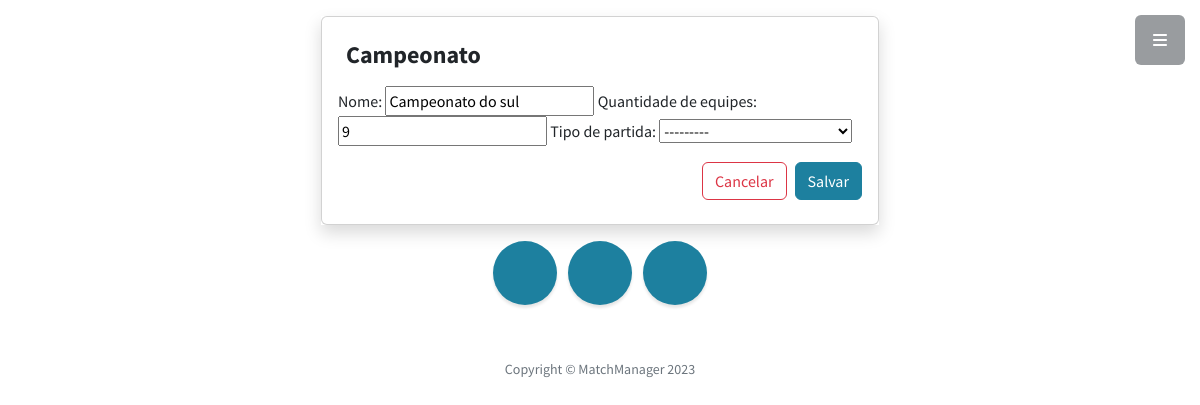
/campeonatos/editar/1/, run on an earlier commit of the app's database.
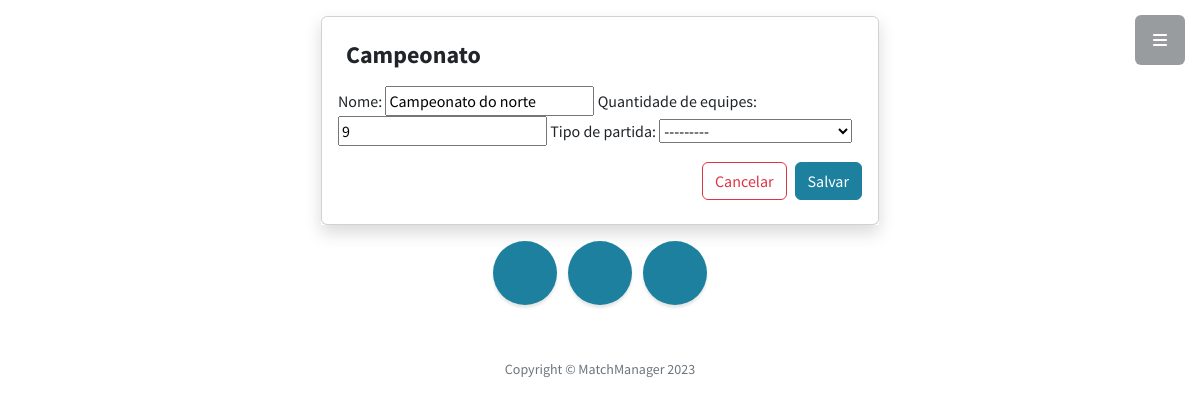
And on a later commit of the database.
### Campeonato/models.py (models this page shows, shortened)
class Campeonato(models.Model):
    TIPOS =(
        ("1", "Ponto Corrido"),
        ("2", "Mata-Mata"),
        ("3", "Fase de Grupo/Mata-Mata"))
    nome = models.CharField(max_length=200, verbose_name= 'Nome', null= True )
    qtdequipe = models.IntegerField( verbose_name= 'Quantidade de equipes', null= True )
    tipopartida = models.CharField(max_length=1,choices=TIPOS, verbose_name= 'Tipo de partida', null= True )

### Campeonato/views.py (the view)
# urls.py: path('editar/<int:campeonato_id>/', views.editar, name='editar'),
def editar(request, campeonato_id):
    Campeonatos = Campeonato.objects.get(pk=campeonato_id)
    if request.method == "POST":
        form = Campeonatoform(request.POST, instance=Campeonatos)
        if form.is_valid():
            form.save()
            return HttpResponseRedirect("/campeonatos")
    else:
        form = Campeonatoform(instance=Campeonatos)
    context ={
        'form': form,
        'campeonato_id': campeonato_id
    }
    return render(request, "campeonatos/formEditar.html", context)

### Campeonato/forms.py
class Campeonatoform(ModelForm):
    class Meta:
        model = Campeonato
        fields = "__all__"

### Templates/campeonatos/formEditar.html (shortened to what this page needs)
{% extends '_base.html' %}
{% load bootstrap %}
{% load static %}
{% block content %}
<div class="mx-auto">
    <div class="col-lg-6 shadow mt-3 mx-auto">
    <div class="card">
        <div class="card-body">
            <div class="card-title">
                <div class= "d-flex flex-row">
                <h4 class="p-2 col-lg-4">Campeonato</h4>
            </div>
                        <div class="basic-form">
                            <form action="/campeonatos/editar/{{campeonato_id}}/" method="post">
                                {{ form|bootstrap }}
                                <div class="d-grid mt-3 gap-2 d-md-flex justify-content-md-end">
                                    <a href="/campeonatos/" class="btn btn-outline-danger" tabindex="-1" role="button" aria-disabled="true">Cancelar</a>
                                    <input type="submit" class="btn btn-primary" value="Salvar">
                                </div>
                            </form>
                        </div>
            </div>
            </div>
        </div>
    </div>
    </div>
{% endblock %}

What changed in the data, as far as the page shows it:
changed Campeonato: nome "Campeonato do sul" → "Campeonato do norte"
